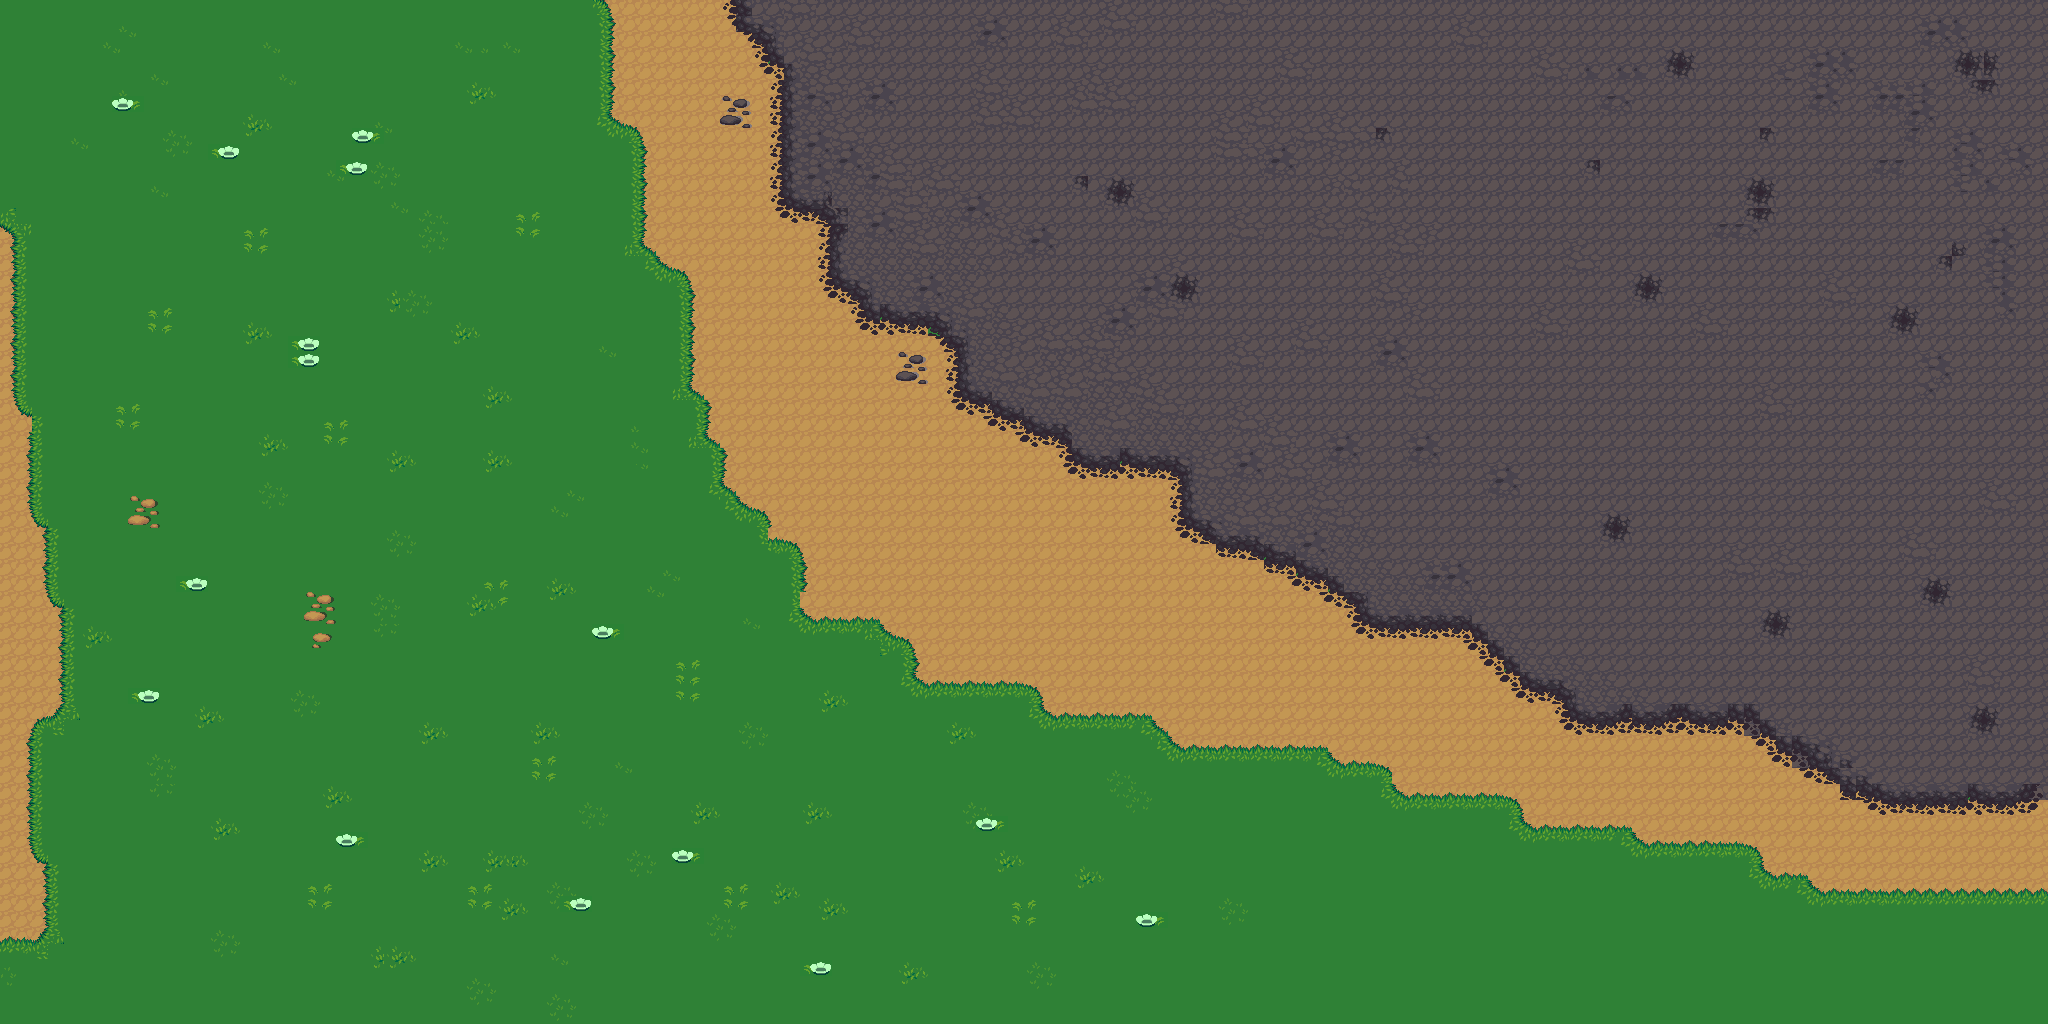

Below is a game level as drawn by its tile map, then a one-line description and the .tmx that defines it (tile-layer data replaced by summaries):
An orthogonal 128x64 tile map with 16x16 px tiles, 5 tile layers (Water, Ground, Grass, Rock, ...), 5 tilesets.

<map version="1.2" tiledversion="1.2.4" orientation="orthogonal" renderorder="right-down" width="128" height="64" tilewidth="16" tileheight="16" infinite="0" nextlayerid="11" nextobjectid="1">
 <tileset firstgid="1" source="tiledMap.tsx" />
 <tileset firstgid="8193" source="decorate.tsx" />
 <tileset firstgid="10261" source="pngguru.com-id-nukly.tsx" />
 <tileset firstgid="11222" source="pngguru.com-id-kcnha.tsx" />
 <tileset firstgid="12288" source="terrain-v7.tsx" />
 <layer id="1" name="Water" width="128" height="64">
  <data>[8192 cells, 8192 non-empty, 1 distinct tile ids]</data>
 </layer>
 <layer id="2" name="Ground" width="128" height="64">
  <data>[8192 cells, 8192 non-empty, 1 distinct tile ids]</data>
 </layer>
 <layer id="3" name="Grass" width="128" height="64">
  <data>[8192 cells, 7015 non-empty, 69 distinct tile ids]</data>
 </layer>
 <layer id="5" name="Rock" width="128" height="64">
  <data>[8192 cells, 12 non-empty, 8 distinct tile ids]</data>
 </layer>
 <layer id="10" name="DetroyLand" width="128" height="64">
  <data>[8192 cells, 736 non-empty, 42 distinct tile ids]</data>
 </layer>
</map>
